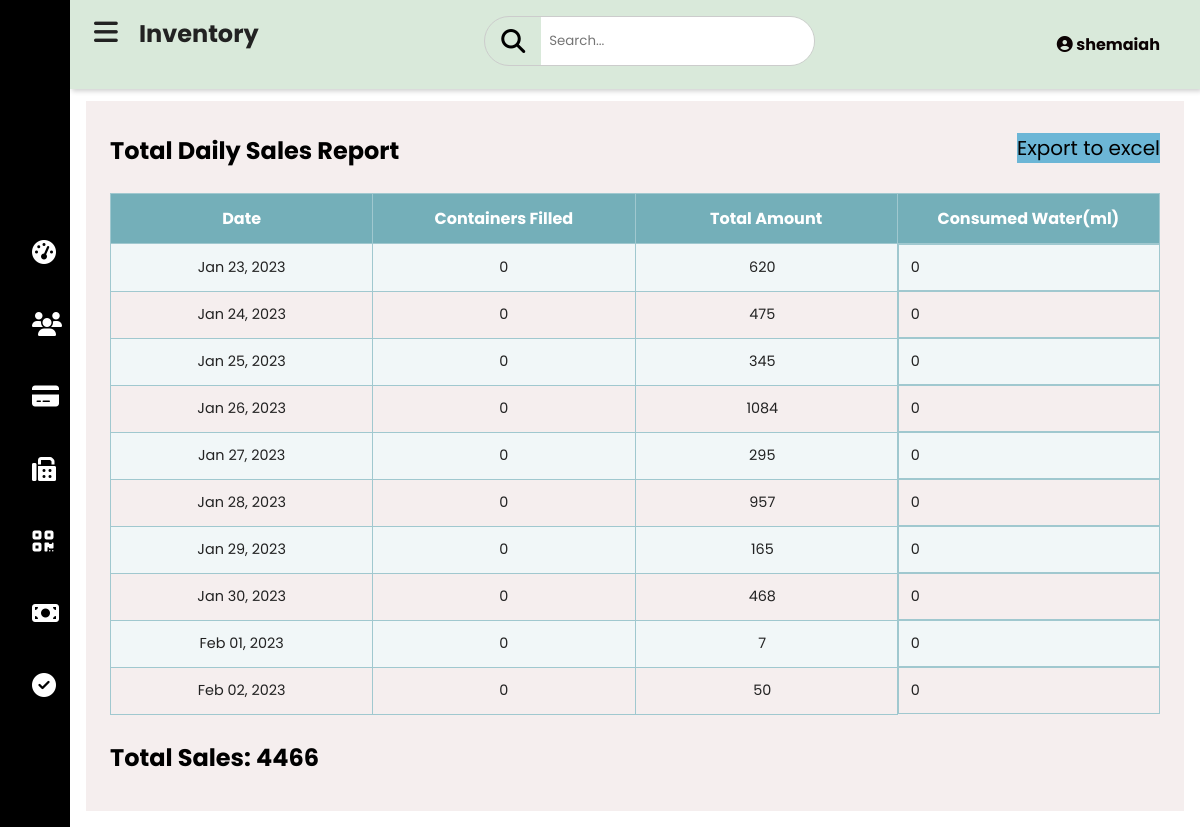
The page /inventory.php (signed in) on the database its author committed.
### tables this page shows
CREATE TABLE `daily_amount` (
  `daily_amount_id` int(11) NOT NULL,
  `tx_date` varchar(30) DEFAULT NULL,
  `containers_filled` int(255) NOT NULL,
  `total_amount` int(255) NOT NULL,
  `total_volume` int(255) NOT NULL
);

### inventory.php (the view, shortened to what this page needs)
<?php
include("dashboard.php");
$id = $_SESSION['login_id'];
$query_admin_username = $pdo->prepare("SELECT * FROM login a INNER JOIN  admin b
ON a.admin_id = b.admin_id WHERE a.login_id = '$id'");
$query_admin_username->execute();
$row = $query_admin_username->fetch();
$username = $row['username'];
?>
<!DOCTYPE html>
<html>
<html lang="en">
<head>
  <link rel="stylesheet" href="css/inventory.css">
</head>
    <body>
    <div class="main-content">
      <header>
        <h2>
          <label for="nav-toggle">
            <span class="fas fa-bars"></span>
          </label>
          Inventory
        </h2>
        <div class="search-wrapper">
          <span class="fas fa-search"> </span>
          <input type="search" placeholder="Search..." />
        </div>
        <div class="user-wrapper">
        <div class="user-wrapper">
<div class="dropdown">
<h4 class="dropbtn"><i class="fas fa-user-circle"></i>&nbsp;<?php echo $username;?> </h4>
</div>
         </div>
        </div>
      </header>
     <main>
<div class="container">
	<div class="well-sm col-sm-12">
		<div class="btn-group pull-right">
			<form action="generate_excel.php" method="post">
				<button type="submit" id="export_data" name='export_data' value="Export to excel" class="btn btn-info">Export to excel</button>
			</form>
      <h2 >Total Daily Sales Report </h2>
<br>
      <table>
  <tr>
    <th>Date</th>
    <th>Containers Filled</th>
    <th>Total Amount</th>
    <th>Consumed Water(ml)</th>
  </tr>
<?php
$query = $pdo->prepare("SELECT * FROM daily_amount  " );
$query->execute();
while($rows = $query->fetch()){
  $tx_date  = $rows['tx_date']  ;
  $total = $rows['containers_filled'];
  $total_amount = $rows['total_amount'];
  $total_volume = $rows['total_volume'];
?>
<tr>
<td><?php echo date('M d, Y',strtotime($tx_date));?><br></td>
<td><?php echo   $total;?></td>
<td><?php echo  $total_amount;?> &nbsp; <br></td>
<td><?php echo  $total_volume;?></td>
<?php
}
  ?>
</table>
<?php
    $query_sum = $pdo->prepare("SELECT sum(total_amount) as total from daily_amount " );
    $query_sum->execute();
    $rows = $query_sum->fetch();
    $total = $rows['total'];
 ?>
 <br>
<h2> <td class="total" >Total  Sales: <?php echo $total;?></td></h2>
        </main>
    </body>
</html>

### css/dashboard.css (style rules this page uses)
:root { --main-color: #11101d; --color-dark: #1D2231; --text-grey: #8390A2; }
* { padding: 0; margin: 0; box-sizing: border-box; list-style: none; text-decoration: none; font-family: 'Poppins' ,sans-serif; }
.main-content { transition: margin-left 300ms; margin-left: auto; }
header { background-color: #d9e9da; display: flex; justify-content: space-between; padding: 1rem 1.5rem; box-shadow: 2px 2px 5px rgba(0, 0, 0, 0.2); position: fixed; left: 345px; top:0; z-index: 100; width: calc(100% - 345px); transition: left 300ms; }
header h2 { color: #222; }
header label span { font-size: 1.7rem; padding-right: 1rem; }
.search-wrapper { border: solid 1px #ccc; border-radius: 30px; height: 50px; display: flex; align-items: center; overflow-x: hidden; }
.search-wrapper span { display: inline-block; padding: 0rem 1rem; font-size: 1.5rem; }
.search-wrapper input { height: 100%; padding: .5rem; border: none; outline: none; }
.user-wrapper { display: flex; align-items: center; }
.dropbtn { color: rgb(12, 3, 3); padding: 16px; font-size: 16px; border: none; cursor: pointer; }
.dropdown { position: relative; display: inline-block; }
main { margin-top: 85px; padding: 2rem 1.5rem; background: #f5eeee; min-height: calc(80vh - 90px); min-width: 500px; }
table { border-collapse: collapse; }
td { padding: .5rem 1rem ; font-size: .9rem ; color: #222; }
tr td:last-child { display: flex; align-items: center; }
@media only screen and (max-width: 1200px) { .main-content { margin-left: 70px; } }
@media only screen and (max-width: 1200px) { .main-content header { width: calc(100% - 70px); left:70px; } }

### css/inventory.css (style rules this page uses)
:root { --main-color: #11101d; --color-dark: #1D2231; --text-grey: #8390A2; }
* { padding: 0; margin: 0; box-sizing: border-box; list-style: none; text-decoration: none; font-family: 'Poppins' ,sans-serif; }
.main-content { transition: margin-left 300ms; margin-left: 345px; }
header { background-color: #d9e9da; display: flex; justify-content: space-between; padding: 1rem 1.5rem; box-shadow: 2px 2px 5px rgba(0, 0, 0, 0.2); position: fixed; left: 345px; top:0; z-index: 100; width: calc(100% - 345px); transition: left 300ms; }
header h2 { color: #222; }
header label span { font-size: 1.7rem; padding-right: 1rem; }
.search-wrapper { border: solid 1px #ccc; border-radius: 30px; height: 50px; display: flex; align-items: center; overflow-x: hidden; }
.search-wrapper span { display: inline-block; padding: 0rem 1rem; font-size: 1.5rem; }
.search-wrapper input { height: 100%; padding: .5rem; border: none; outline: none; }
.user-wrapper { display: flex; align-items: center; }
.dropbtn { color: rgb(12, 3, 3); padding: 16px; font-size: 16px; border: none; cursor: pointer; }
.dropdown { position: relative; display: inline-block; }
main { margin-top: 85px; padding: 2rem 1.5rem; background: #f5eeee; min-height: calc(100vh - 90px); }
table { border-collapse: collapse; }
td { padding: .5rem 1rem ; font-size: .9rem ; color: #222; }
tr td:last-child { display: flex; align-items: center; }
@media only screen and (max-width: 1200px) { .main-content { margin-left: 70px; } }
@media only screen and (max-width: 1200px) { .main-content header { width: calc(100% - 70px); left:70px; } }
body { padding: 1rem; }
table { border-collapse: collapse; width: 100%; table-layout: fixed; }
tr:nth-child(even) { background: #f1f7f8; }
th, td { border: 1px solid #a0c8cf; padding: .75rem; text-align: center; }
th { background: #74afb9; color: #fff; }
td { white-space: nowrap; overflow: hidden; text-overflow: ellipsis; }
#export_data { font-size: 20px; background-color: #6cb6d6; float: right; cursor: pointer; border: none; }

### rows shown on the page
daily_amount: tx_date "Jan 23, 2023", containers_filled "0", total_amount "620", total_volume "0"
daily_amount: tx_date "Jan 24, 2023", containers_filled "0", total_amount "475", total_volume "0"
daily_amount: tx_date "Jan 25, 2023", containers_filled "0", total_amount "345", total_volume "0"
daily_amount: tx_date "Jan 26, 2023", containers_filled "0", total_amount "1084", total_volume "0"
daily_amount: tx_date "Jan 27, 2023", containers_filled "0", total_amount "295", total_volume "0"
daily_amount: tx_date "Jan 28, 2023", containers_filled "0", total_amount "957", total_volume "0"
daily_amount: tx_date "Jan 29, 2023", containers_filled "0", total_amount "165", total_volume "0"
daily_amount: tx_date "Jan 30, 2023", containers_filled "0", total_amount "468", total_volume "0"
daily_amount: tx_date "Feb 01, 2023", containers_filled "0", total_amount "7", total_volume "0"
daily_amount: tx_date "Feb 02, 2023", containers_filled "0", total_amount "50", total_volume "0"

### other values the page prints
$username "shemaiah"
$total "4466"
